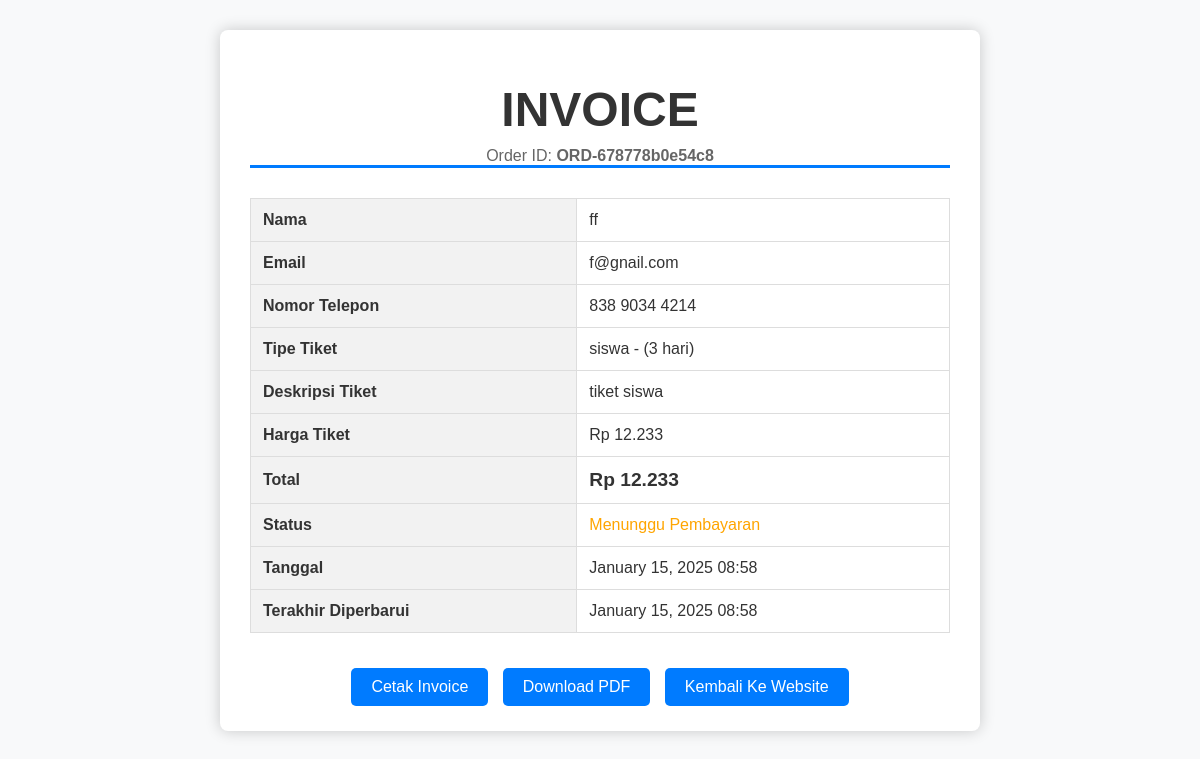
Page /invoice/invoice_preview.php?order_id=ORD-678778b0e54c8 (signed in) on the committed database.
### tables this page shows
CREATE TABLE `pembelian_tiket` (
  `id` int(11) NOT NULL,
  `order_id` varchar(255) NOT NULL,
  `user_id` int(11) NOT NULL,
  `phone` varchar(20) NOT NULL,
  `total_amount` decimal(10,2) NOT NULL,
  `status` enum('pending','success','failed','canceled') DEFAULT 'pending',
  `created_at` timestamp NOT NULL DEFAULT current_timestamp(),
  `updated_at` timestamp NOT NULL DEFAULT current_timestamp() ON UPDATE current_timestamp(),
  `ticket_type_id` int(11) DEFAULT NULL
);

CREATE TABLE `tipe_tiket` (
  `id` int(11) NOT NULL,
  `name` varchar(255) NOT NULL,
  `price` decimal(10,2) NOT NULL,
  `description` text DEFAULT NULL,
  `created_at` timestamp NOT NULL DEFAULT current_timestamp(),
  `updated_at` timestamp NOT NULL DEFAULT current_timestamp() ON UPDATE current_timestamp(),
  `stok` int(11) NOT NULL DEFAULT 0
);

### invoice/invoice_preview.php (the view, shortened to what this page needs)
<?php
require_once '../config/db.php';
$order_id = $_GET['order_id'];
$stmt = $pdo->prepare("
    SELECT
        pembelian_tiket.order_id,
        pembelian_tiket.phone,
        pembelian_tiket.total_amount,
        pembelian_tiket.status,
        pembelian_tiket.created_at,
        pembelian_tiket.updated_at,
        tipe_tiket.name AS ticket_name,
        tipe_tiket.description AS ticket_description,
        tipe_tiket.price AS ticket_price
    FROM
        pembelian_tiket
    JOIN
        tipe_tiket ON pembelian_tiket.ticket_type_id = tipe_tiket.id
    WHERE
        pembelian_tiket.order_id = :order_id AND pembelian_tiket.user_id = :user_id
");
$stmt->execute(['order_id' => $order_id, 'user_id' => $_SESSION['user_id']]);
$order = $stmt->fetch(PDO::FETCH_ASSOC);
?>
<!DOCTYPE html>
<html lang="id">
<head>
</head>
<body>
    <div class="invoice-container">
        <div class="invoice-header">
            <h1>INVOICE</h1>
            <p>Order ID: <strong><?php echo htmlspecialchars($order['order_id']); ?></strong></p>
        </div>
        <div class="invoice-details">
            <table>
                <tr>
                    <th>Nama</th>
                    <td><?php echo htmlspecialchars($_SESSION['user_name']); ?></td>
                </tr>
                <tr>
                    <th>Email</th>
                    <td><?php echo htmlspecialchars($_SESSION['user_email']); ?></td>
                </tr>
                <tr>
                    <th>Nomor Telepon</th>
                    <td><?php echo htmlspecialchars($order['phone']); ?></td>
                </tr>
                <tr>
                    <th>Tipe Tiket</th>
                    <td><?php echo htmlspecialchars($order['ticket_name']); ?></td>
                </tr>
                <tr>
                    <th>Deskripsi Tiket</th>
                    <td><?php echo htmlspecialchars($order['ticket_description']); ?></td>
                </tr>
                <tr>
                    <th>Harga Tiket</th>
                    <td>Rp <?php echo number_format($order['ticket_price'], 0, ',', '.'); ?></td>
                </tr>
                <tr>
                    <th>Total</th>
                    <td class="total-row">Rp <?php echo number_format($order['total_amount'], 0, ',', '.'); ?></td>
                </tr>
                <tr>
                    <th>Status</th>
                    <td>
                        <?php
                        switch ($order['status']) {
                            case 'pending':
                                echo '<span style="color: orange;">Menunggu Pembayaran</span>';
                                break;
                        }
                        ?>
                    </td>
                </tr>
                <tr>
                    <th>Tanggal</th>
                    <td><?php echo date("F j, Y H:i", strtotime($order['created_at'])); ?></td>
                </tr>
                <tr>
                    <th>Terakhir Diperbarui</th>
                    <td><?php echo date("F j, Y H:i", strtotime($order['updated_at'])); ?></td>
                </tr>
            </table>
        </div>
        <div class="invoice-footer">
            <a href="#" class="btn no-print" onclick="window.print()">Cetak Invoice</a>
            <a href="download_invoice.php?order_id=<?php echo $order['order_id']; ?>" class="btn no-print" target="_blank">Download PDF</a>
            <a href="../safera.php" class="btn no-print">Kembali Ke Website</a>
        </div>
    </div>
</body>
</html>

### invoice/invoice_preview.php (style rules this page uses)
body { font-family: Arial, Helvetica, sans-serif; margin: 0; padding: 0; color: #333; background-color: #f8f9fa; }
.invoice-container { max-width: 700px; margin: 30px auto; background: #fff; box-shadow: 0 0 15px rgba(0, 0, 0, 0.2); padding: 20px 30px; border-radius: 8px; }
.invoice-header { text-align: center; margin-bottom: 30px; border-bottom: 3px solid #007BFF; }
.invoice-header h1 { font-size: 3em; font-weight: bold; margin-bottom: 10px; color: #333; }
.invoice-header p { margin: 0; font-size: 1em; color: #666; }
.invoice-details table { width: 100%; border-collapse: collapse; margin-top: 20px; }
.invoice-details table, th, td { border: 1px solid #ddd; }
.invoice-details th, .invoice-details td { padding: 12px; text-align: left; }
.invoice-details th { background-color: #f2f2f2; font-weight: bold; }
.total-row { font-size: 1.2em; font-weight: bold; }
.invoice-footer { text-align: center; margin-top: 30px; }
.btn { display: inline-block; padding: 10px 20px; margin: 5px; text-decoration: none; background-color: #007BFF; color: #fff; font-size: 1em; border-radius: 5px; transition: background 0.3s; }

### rows in the picture
pembelian_tiket: order "ORD-678778b0e54c8", phone "838 9034 4214", ticket_type.name "siswa - (3 hari)", ticket_type.description "tiket siswa", ticket_type.price "12.233", total_amount "12.233", created_at "January 15, 2025 08:58", updated_at "January 15, 2025 08:58"

### other values in the picture
$_SESSION['user_name'] "ff"
$_SESSION['user_email'] "f@gnail.com"
